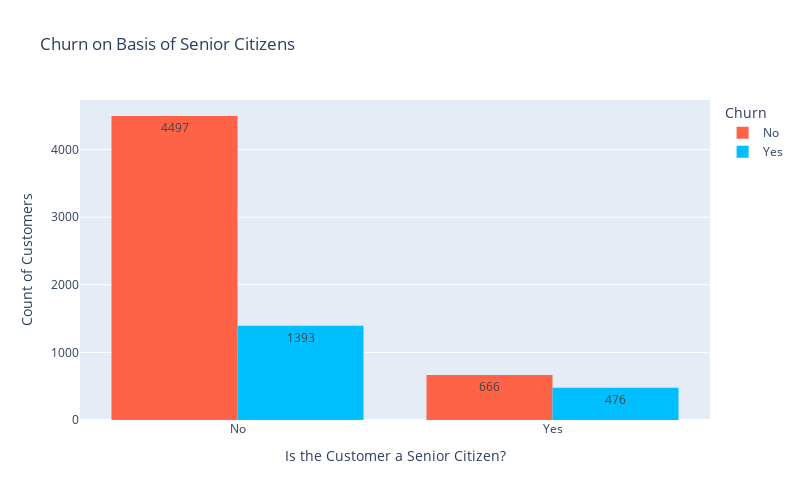

Source (notebook cell):
### Markdown cell above
* Key Insight: Gender vs Churn
* After analyzing the relationship between **Gender** and **Customer Churn**, we found that:
* **Gender does not impact Churn:** The churn rate for both Males and Females is approximately  same .
* **Conclusion:** Gender have no role to left/churn

### Code cell
color_map = {"Yes": 'deepskyblue', "No": 'tomato'}

fig = px.histogram(df, 
                   x="SeniorCitizen", 
                   color="Churn", 
                   barmode="group",
                   title="Churn on Basis of Senior Citizens",
                   color_discrete_map=color_map,
                   text_auto=True) 

fig.update_layout(
    width=800, 
    height=500, 
    xaxis_title="Is the Customer a Senior Citizen?",
    yaxis_title="Count of Customers",
    legend_title_text="Churn"
)

fig.show()

### Figure 1 — Plotly figure (JSON) as saved in the notebook; plotly's stock layout.template omitted (floating-point values rounded to 4 significant figures; data arrays with more than 128 entries replaced by an {"elided": "..."} marker saying what was removed)
{"data": [{"alignmentgroup": "True", "bingroup": "x", "hovertemplate": "Churn=No<br>SeniorCitizen=%{x}<br>count=%{y}<extra></extra>", "legendgroup": "No", "marker": {"color": "tomato", "pattern": {"shape": ""}}, "name": "No", "offsetgroup": "No", "orientation": "v", "showlegend": true, "texttemplate": "%{value}", "type": "histogram", "x": {"elided": "5163 str values"}, "xaxis": "x", "yaxis": "y"}, {"alignmentgroup": "True", "bingroup": "x", "hovertemplate": "Churn=Yes<br>SeniorCitizen=%{x}<br>count=%{y}<extra></extra>", "legendgroup": "Yes", "marker": {"color": "deepskyblue", "pattern": {"shape": ""}}, "name": "Yes", "offsetgroup": "Yes", "orientation": "v", "showlegend": true, "texttemplate": "%{value}", "type": "histogram", "x": {"elided": "1869 str values"}, "xaxis": "x", "yaxis": "y"}], "layout": {"barmode": "group", "height": 500, "legend": {"title": {"text": "Churn"}, "tracegroupgap": 0}, "title": {"text": "Churn on Basis of Senior Citizens"}, "width": 800, "xaxis": {"anchor": "y", "domain": [0, 1], "title": {"text": "Is the Customer a Senior Citizen?"}}, "yaxis": {"anchor": "x", "domain": [0, 1], "title": {"text": "Count of Customers"}}}}
